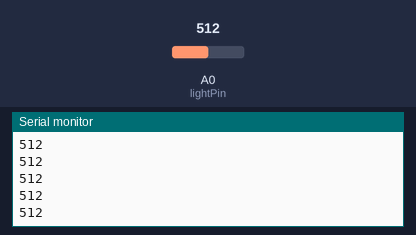
This sketch was run on a simulated Arduino Uno, built with avr-gcc and run on an emulated ATmega328P. On the bench: the last lines printed to the serial monitor. Inputs (shaded band) come from the test bench; at power-on: A0 (lightPin) = 512.

Above: at 1.2 s.
1.3 s: A0 (lightPin) set to 716
At 1.31 s:
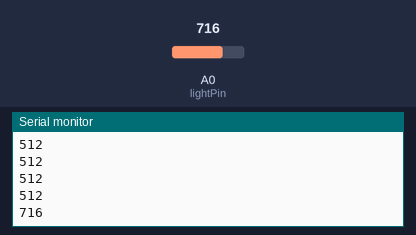
2.8 s: A0 (lightPin) set to 900
At 2.81 s:
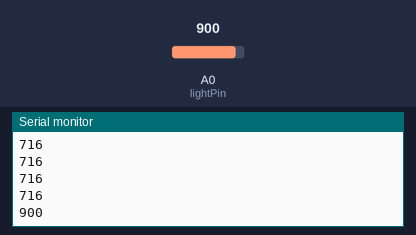
Timing chart, 0 to 5.8 s (numbered marks = the images above; inputs shaded):
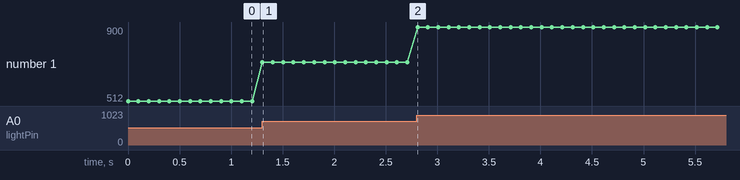

The sketch:

fotocelda.ino
```cpp
int lightPin = 0;

void setup(){
    Serial.begin(9600);
}

void loop(){

    int lectura = analogRead(lightPin);
    Serial.println(lectura);
    delay(100);
}
```

Measured:
- after the input at 1.3 s, the serial monitor: prints a new line at once (image 1)
- after the input at 2.8 s, the serial monitor: prints a new line at once (image 2)
- plotted number 1: 512 → 716 after the input at 1.3 s, 716 → 900 after the input at 2.8 s
